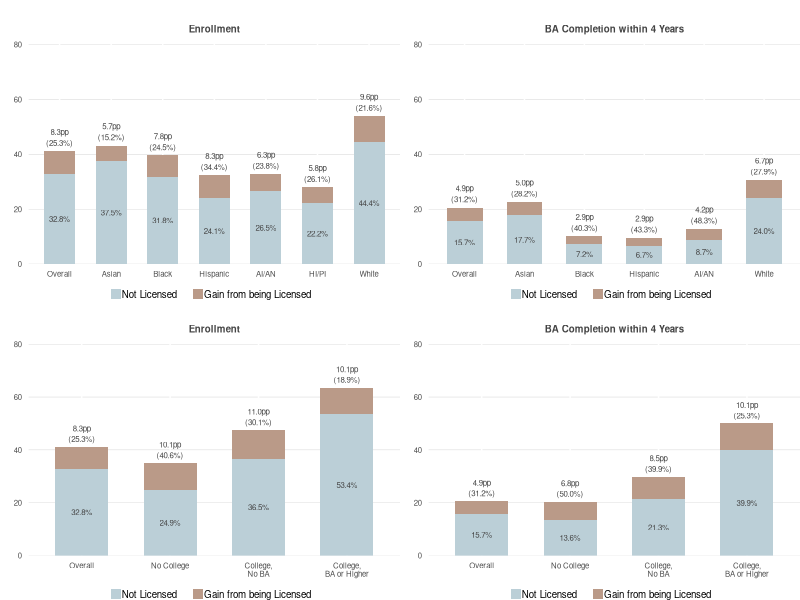

This figure's R source:
## ---- chunk 1
library(knitr)
library(bookdown)

# https://cran.r-project.org/web/packages/kableExtra/vignettes/awesome_table_in_pdf.pdf
library(kableExtra)
library(tidyverse)
library(gridExtra)
library(scales)

knitr::opts_chunk$set(echo = F, message = F, warning = F)

knitr::knit_hooks$set(inline = function(x) {
  if(!is.numeric(x)){
    x   
  } else {    
    prettyNum(round(x, 2), big.mark = ',')    
  } 
})

theme_set(
  theme(
    text = element_text(size = 7),
    panel.background = element_blank(),
    plot.title = element_text(color = '#444444', size = 7, hjust = 0.5, face = 'bold'),
    axis.ticks = element_blank(),
    axis.title = element_text(face = 'bold'),
    legend.title = element_text(face = 'bold'),
    legend.key.size = unit(0.3, 'cm')
  )
)
## ---- chunk 2
create_cb_figure <- function(categories, values, plot_title) {
  cb_fig_df <- data.frame(
    category = rep(categories, each = 2),
    subcategory = rep(c('Not Licensed', 'Gain from being Licensed'), length(categories)), 
    value = values
  )
  
  cb_fig_df$category <- factor(cb_fig_df$category, levels = categories)
  
  cb_fig_df %>%
    left_join(
      cb_fig_df %>%
        pivot_wider(id_cols = category, names_from = subcategory, values_from = value) %>%
        mutate(
          total = `Not Licensed` + `Gain from being Licensed`,
          pct_change = `Gain from being Licensed` / `Not Licensed` * 100
        ),
      by = 'category') %>% 
    ggplot(aes(x = category, y = value, fill = subcategory, width = 0.6)) +
    geom_bar(position = 'stack', stat = 'identity') +
    geom_text(aes(y = value, label = if_else(subcategory == 'Not Licensed', str_c(sprintf('%.1f', value), '%'), '')), color = '#444444', size = 2, position = position_stack(vjust = 0.5)) +
    geom_text(aes(y = total + 3, label = if_else(subcategory == 'Not Licensed', str_c('(', sprintf('%.1f', pct_change), '%)'), '')), color = '#444444', size = 2) +
    geom_text(aes(y = total + 7, label = if_else(subcategory == 'Not Licensed', str_c(sprintf('%.1f', `Gain from being Licensed`), 'pp'), '')), color = '#444444', size = 2) +
    ggtitle(plot_title) +
    xlab('') + ylab('') + 
    scale_y_continuous(expand = expansion(mult = c(0, 0.05)), limits = c(0, 80)) +
    scale_fill_manual(values = c('#ba9a88', '#bbcfd7')) +
    theme(
        plot.margin = margin(t = 0.6, unit = 'cm'),
        panel.grid.major.y = element_line(size = 0.1, color = 'gray'),
        legend.title = element_blank(),
        legend.position = 'bottom',
        legend.margin = margin(t = -0.5, unit = 'cm'),
        legend.text = element_text(margin = margin(r = 0.2, unit = 'cm'))
      ) +
      guides(fill = guide_legend(reverse = T))
}

grid.arrange(
  create_cb_figure(
    c('Overall', 'Asian', 'Black', 'Hispanic', 'AI/AN', 'HI/PI', 'White'),
    c(32.8, 8.3, 37.5, 5.7, 31.8, 7.8, 24.1, 8.3, 26.5, 6.3, 22.2, 5.8, 44.4, 9.6),
    'Enrollment'
  ),
  create_cb_figure(
    c('Overall', 'Asian', 'Black', 'Hispanic', 'AI/AN', 'White'),
    c(15.7, 4.9, 17.7, 5.0, 7.2, 2.9, 6.7, 2.9, 8.7, 4.2, 24.0, 6.7),
    'BA Completion within 4 Years'
  ),
  create_cb_figure(
    c('Overall', 'No College', 'College,\nNo BA', 'College,\nBA or Higher'),
    c(32.8, 8.3, 24.9, 10.1, 36.5, 11.0, 53.4, 10.1),
    'Enrollment'
  ),
  create_cb_figure(
    c('Overall', 'No College', 'College,\nNo BA', 'College,\nBA or Higher'),
    c(15.7, 4.9, 13.6, 6.8, 21.3, 8.5, 39.9, 10.1),
    'BA Completion within 4 Years'
  ),
  ncol = 2
)
